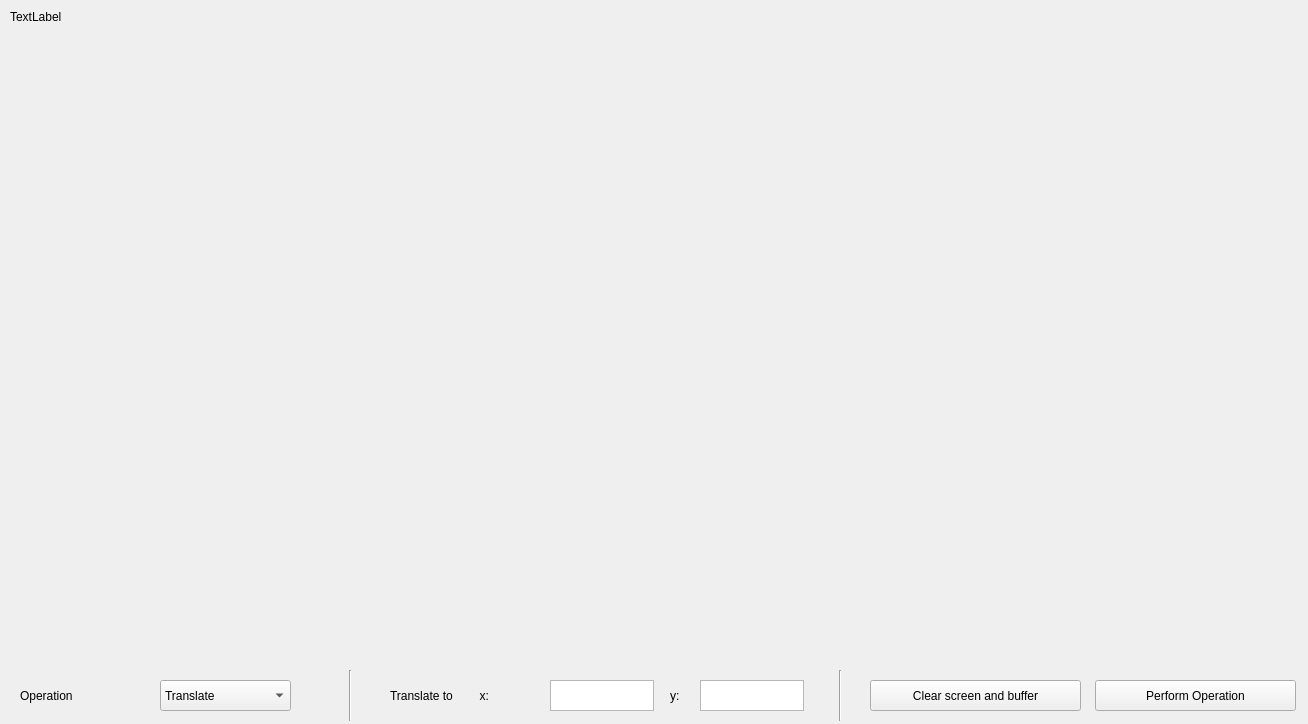
<?xml version="1.0" encoding="UTF-8"?>
<ui version="4.0">
 <class>MainWindow</class>
 <widget class="QMainWindow" name="MainWindow">
  <property name="geometry">
   <rect>
    <x>0</x>
    <y>0</y>
    <width>1308</width>
    <height>724</height>
   </rect>
  </property>
  <property name="windowTitle">
   <string>MainWindow</string>
  </property>
  <widget class="QWidget" name="centralwidget">
   <widget class="QLabel" name="label">
    <property name="geometry">
     <rect>
      <x>10</x>
      <y>10</y>
      <width>1291</width>
      <height>651</height>
     </rect>
    </property>
    <property name="text">
     <string>TextLabel</string>
    </property>
    <property name="alignment">
     <set>Qt::AlignLeading|Qt::AlignLeft|Qt::AlignTop</set>
    </property>
   </widget>
   <widget class="QComboBox" name="comboBox">
    <property name="geometry">
     <rect>
      <x>160</x>
      <y>680</y>
      <width>131</width>
      <height>31</height>
     </rect>
    </property>
    <item>
     <property name="text">
      <string>Translate</string>
     </property>
    </item>
    <item>
     <property name="text">
      <string>Scale</string>
     </property>
    </item>
    <item>
     <property name="text">
      <string>Rotate</string>
     </property>
    </item>
   </widget>
   <widget class="QLabel" name="labelOp">
    <property name="geometry">
     <rect>
      <x>20</x>
      <y>680</y>
      <width>101</width>
      <height>31</height>
     </rect>
    </property>
    <property name="text">
     <string>Operation </string>
    </property>
   </widget>
   <widget class="QLabel" name="labelX">
    <property name="geometry">
     <rect>
      <x>390</x>
      <y>680</y>
      <width>161</width>
      <height>31</height>
     </rect>
    </property>
    <property name="text">
     <string>Translate to        x:</string>
    </property>
   </widget>
   <widget class="QTextEdit" name="textEditX">
    <property name="geometry">
     <rect>
      <x>550</x>
      <y>680</y>
      <width>104</width>
      <height>31</height>
     </rect>
    </property>
    <property name="inputMethodHints">
     <set>Qt::ImhDigitsOnly</set>
    </property>
    <property name="tabChangesFocus">
     <bool>true</bool>
    </property>
   </widget>
   <widget class="Line" name="line">
    <property name="geometry">
     <rect>
      <x>340</x>
      <y>670</y>
      <width>20</width>
      <height>51</height>
     </rect>
    </property>
    <property name="orientation">
     <enum>Qt::Vertical</enum>
    </property>
   </widget>
   <widget class="QTextEdit" name="textEditY">
    <property name="geometry">
     <rect>
      <x>700</x>
      <y>680</y>
      <width>104</width>
      <height>31</height>
     </rect>
    </property>
    <property name="inputMethodHints">
     <set>Qt::ImhDigitsOnly</set>
    </property>
    <property name="tabChangesFocus">
     <bool>true</bool>
    </property>
    <property name="html">
     <string>&lt;!DOCTYPE HTML PUBLIC &quot;-//W3C//DTD HTML 4.0//EN&quot; &quot;http://www.w3.org/TR/REC-html40/strict.dtd&quot;&gt;
&lt;html&gt;&lt;head&gt;&lt;meta name=&quot;qrichtext&quot; content=&quot;1&quot; /&gt;&lt;style type=&quot;text/css&quot;&gt;
p, li { white-space: pre-wrap; }
&lt;/style&gt;&lt;/head&gt;&lt;body style=&quot; font-family:'Ubuntu'; font-size:11pt; font-weight:400; font-style:normal;&quot;&gt;
&lt;p style=&quot;-qt-paragraph-type:empty; margin-top:0px; margin-bottom:0px; margin-left:0px; margin-right:0px; -qt-block-indent:0; text-indent:0px; font-family:'Ubuntu';&quot;&gt;&lt;br /&gt;&lt;/p&gt;&lt;/body&gt;&lt;/html&gt;</string>
    </property>
   </widget>
   <widget class="QLabel" name="labelY">
    <property name="geometry">
     <rect>
      <x>670</x>
      <y>680</y>
      <width>21</width>
      <height>31</height>
     </rect>
    </property>
    <property name="text">
     <string>y:</string>
    </property>
   </widget>
   <widget class="Line" name="line_2">
    <property name="geometry">
     <rect>
      <x>830</x>
      <y>670</y>
      <width>20</width>
      <height>51</height>
     </rect>
    </property>
    <property name="orientation">
     <enum>Qt::Vertical</enum>
    </property>
   </widget>
   <widget class="QPushButton" name="pushButton">
    <property name="geometry">
     <rect>
      <x>1095</x>
      <y>680</y>
      <width>201</width>
      <height>31</height>
     </rect>
    </property>
    <property name="text">
     <string>Perform Operation</string>
    </property>
   </widget>
   <widget class="QPushButton" name="csabButton">
    <property name="geometry">
     <rect>
      <x>870</x>
      <y>680</y>
      <width>211</width>
      <height>31</height>
     </rect>
    </property>
    <property name="text">
     <string>Clear screen and buffer</string>
    </property>
   </widget>
  </widget>
 </widget>
 <resources/>
 <connections/>
</ui>
